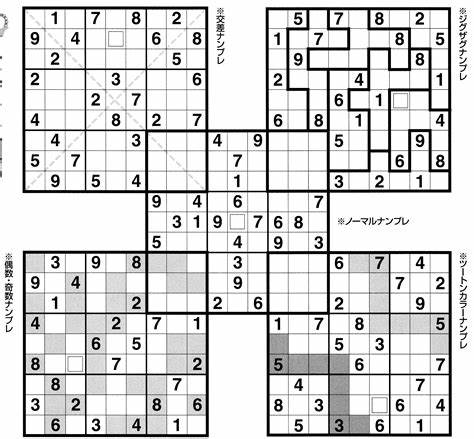
#> input picture sudoku.jpg, 474 x 439 px
$ jupyter execute --allow-errors 'Edge_detection_lines(hough_lines).ipynb'
#> lines starting #> are read from the running program, lines starting #| are printed output that depends on the picture; after the words box and inside, x2 and y2 are one past the last pixel; in counts of white or black regions, pixels touching at a corner belong together
[cell 1]
import cv2 as cv
import numpy as np


"""cap=cv.VideoCapture(0)
_,img=cap.read()"""
img=cv.imread("sudoku.jpg")
#> img is the input picture: shape (439, 474, 3); min 0, max 255, mean 213.7
img=cv.cvtColor(img,cv.COLOR_BGR2GRAY)
#> img: shape (439, 474)
edges=cv.Canny(img,50,150)
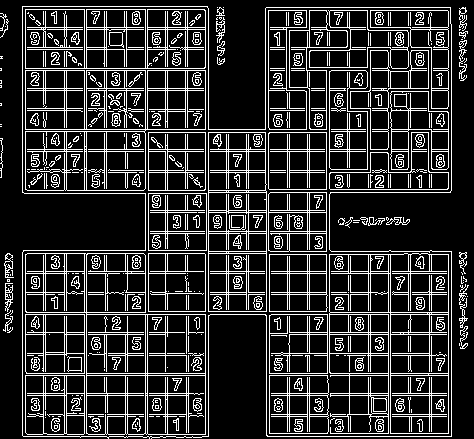
#> edges: shape (439, 474); 18.1% white in thin lines or dots
cv.imshow("edges_image",edges)

cv.waitKey(0)

[cell 2]
import cv2 as cv
import numpy as np


"""cap=cv.VideoCapture(0)
_,img=cap.read()"""
img=cv.imread("sudoku1.jpg")
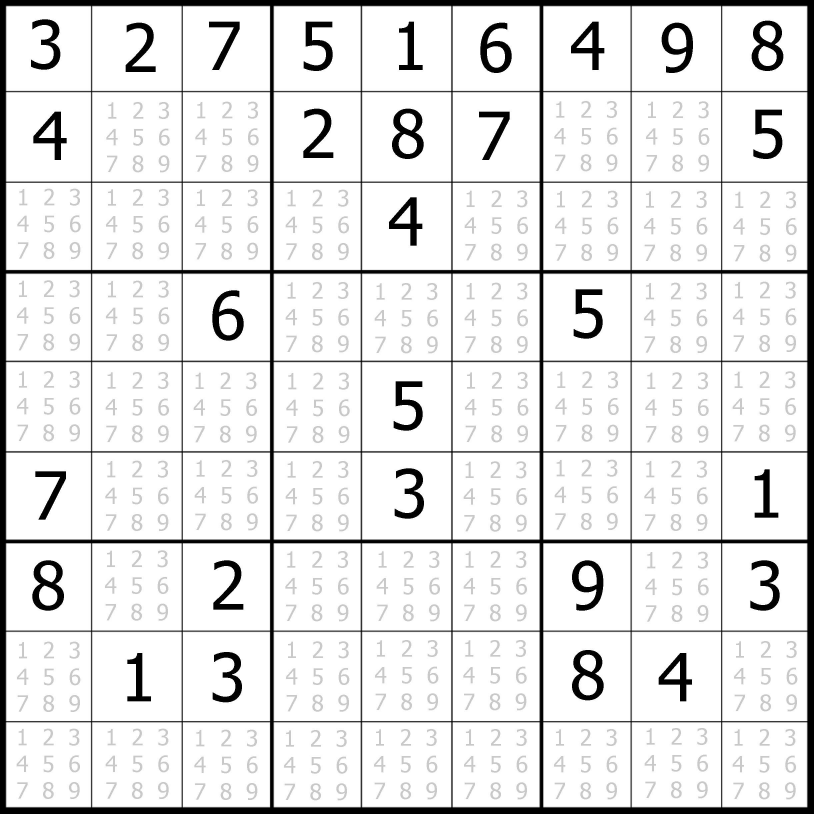
#> input picture sudoku1.jpg, 2440 x 2440 px (shown at 1/3 size)
#> img is the input picture: shape (2440, 2440, 3); min 0, max 255, mean 229.3
img=cv.resize(img,(400,400))
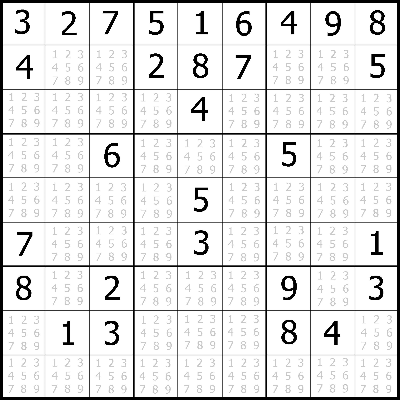
#> img: shape (400, 400, 3); min 0, max 255, mean 229.7
cv.imshow("image",img)
gray=cv.cvtColor(img,cv.COLOR_BGR2GRAY)
edges=cv.Canny(gray,50,150)
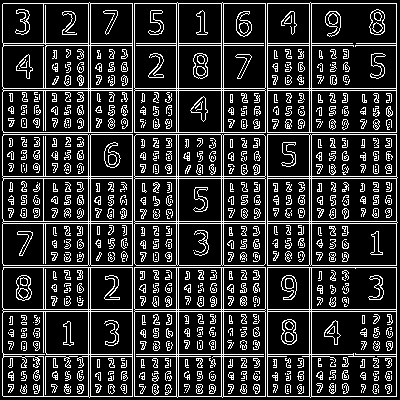
#> edges: shape (400, 400); 18.7% white in thin lines or dots
#cv.imshow("edges_image",edges)
lines=cv.HoughLines(edges,1,np.pi/180,200)
#> lines = 34 rows, first 8: [132, 0], [267, 0], [132, 1.57], [267, 1.57], [176, 0], [178, 0], [221, 1.57], [223, 1.57]
for line in lines:
    rho,theta=line[0]
    a=np.cos(theta)
    b=np.sin(theta)
    x0=a*rho
    y0=b*rho
    x1=int(x0+1000*(-b))
    y1=int(y0+1000*(a))
    x2=int(x0-1000*(-b))
    y2=int(y0-1000*(a))
    cv.line(img,(x1,y1),(x2,y2),(0,0,255),2)
#> this loop made 34 passes
#> (rho, theta, a, b, x0, y0, x1, y1) on passes 1 to 12: (132, 0, 1, 0, 132, 0, 132, 1000), (267, 0, 1, 0, 267, 0, 267, 1000), (132, 1.57, -4.37e-08, 1, -5.77e-06, 132, -1000, 131), (267, 1.57, -4.37e-08, 1, -1.17e-05, 267, -1000, 266), (176, 0, 1, 0, 176, 0, 176, 1000), (178, 0, 1, 0, 178, 0, 178, 1000), (221, 1.57, -4.37e-08, 1, -9.66e-06, 221, -1000, 220), (223, 1.57, -4.37e-08, 1, -9.75e-06, 223, -1000, 222), (88, 0, 1, 0, 88, 0, 88, 1000), (90, 0, 1, 0, 90, 0, 90, 1000), (221, 0, 1, 0, 221, 0, 221, 1000), (223, 0, 1, 0, 223, 0, 223, 1000)
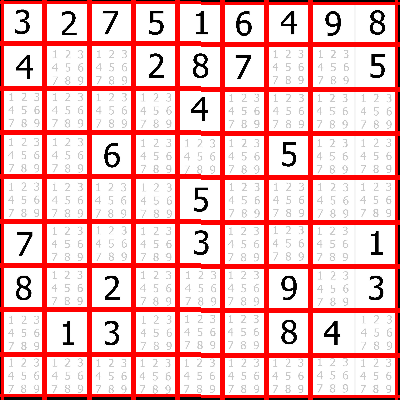
#> img: shape (400, 400, 3); mean B, G, R 189, 189, 241.5
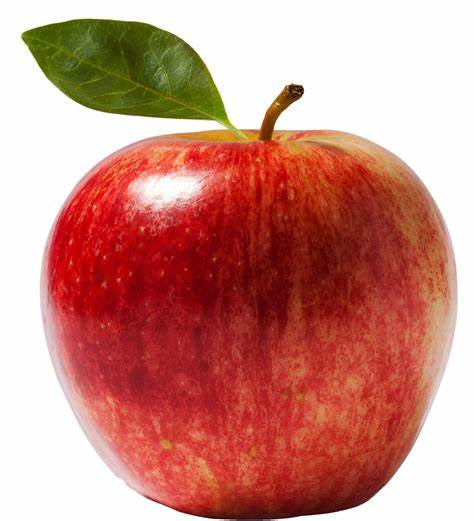
#> input picture apple.jpg, 474 x 521 px, given in place of the camera
#> further down, img is the input picture: shape (521, 474, 3); mean B, G, R 127.3, 138, 201.8
#> `gray=cv.cvtColor(img,cv.COLOR_BGR2GRAY)`:
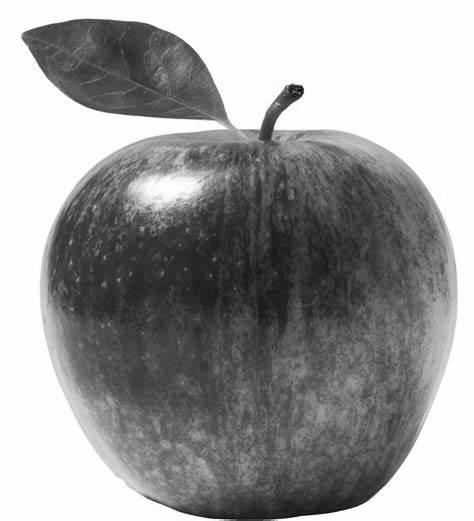
#> gray: shape (521, 474); min 7, max 255, mean 155.8
#> `edges=cv.Canny(gray,50,150)`:
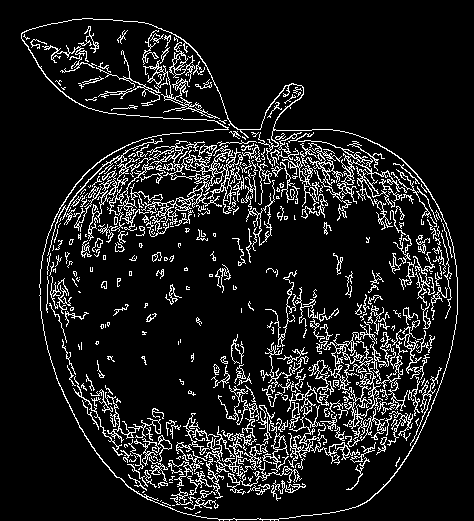
#> edges: shape (521, 474); 10.8% white in thin lines or dots, all inside (x1, y1, x2, y2) = (21, 18, 458, 521)
#> `lines=cv.HoughLines(edges,1,np.pi/180,200)`: lines = None

cv.imshow("Line_detecting_image",img)

cv.waitKey(0)
cv.destroyAllWindows()

[cell 3]
import cv2 as cv
import numpy as np

cap=cv.VideoCapture(0)
#> (the rest of this cell did not finish here and is left out)
